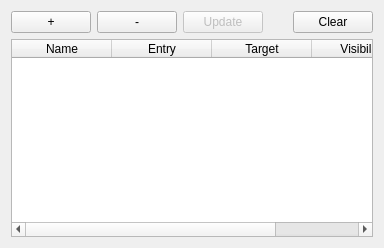
<?xml version="1.0" encoding="UTF-8"?>
<ui version="4.0">
 <class>qSlicerPathExplorerTrajectoryTableWidget</class>
 <widget class="qSlicerWidget" name="qSlicerPathExplorerTrajectoryTableWidget">
  <property name="geometry">
   <rect>
    <x>0</x>
    <y>0</y>
    <width>384</width>
    <height>248</height>
   </rect>
  </property>
  <property name="windowTitle">
   <string>Form</string>
  </property>
  <layout class="QVBoxLayout" name="verticalLayout">
   <item>
    <layout class="QHBoxLayout" name="horizontalLayout">
     <item>
      <widget class="QPushButton" name="AddButton">
       <property name="text">
        <string>+</string>
       </property>
      </widget>
     </item>
     <item>
      <widget class="QPushButton" name="RemoveButton">
       <property name="text">
        <string>-</string>
       </property>
      </widget>
     </item>
     <item>
      <widget class="QPushButton" name="UpdateButton">
       <property name="enabled">
        <bool>false</bool>
       </property>
       <property name="text">
        <string>Update</string>
       </property>
      </widget>
     </item>
     <item>
      <spacer name="horizontalSpacer">
       <property name="orientation">
        <enum>Qt::Horizontal</enum>
       </property>
       <property name="sizeHint" stdset="0">
        <size>
         <width>40</width>
         <height>20</height>
        </size>
       </property>
      </spacer>
     </item>
     <item>
      <widget class="QPushButton" name="ClearButton">
       <property name="text">
        <string>Clear</string>
       </property>
      </widget>
     </item>
    </layout>
   </item>
   <item>
    <widget class="QTableWidget" name="TableWidget">
     <property name="selectionMode">
      <enum>QAbstractItemView::SingleSelection</enum>
     </property>
     <property name="selectionBehavior">
      <enum>QAbstractItemView::SelectRows</enum>
     </property>
     <attribute name="horizontalHeaderDefaultSectionSize">
      <number>100</number>
     </attribute>
     <attribute name="horizontalHeaderStretchLastSection">
      <bool>true</bool>
     </attribute>
     <column>
      <property name="text">
       <string>Name</string>
      </property>
     </column>
     <column>
      <property name="text">
       <string>Entry</string>
      </property>
     </column>
     <column>
      <property name="text">
       <string>Target</string>
      </property>
     </column>
     <column>
      <property name="text">
       <string>Visibility</string>
      </property>
     </column>
    </widget>
   </item>
  </layout>
 </widget>
 <customwidgets>
  <customwidget>
   <class>qSlicerWidget</class>
   <extends>QWidget</extends>
   <header>qSlicerWidget.h</header>
   <container>1</container>
  </customwidget>
 </customwidgets>
 <resources/>
 <connections/>
</ui>
